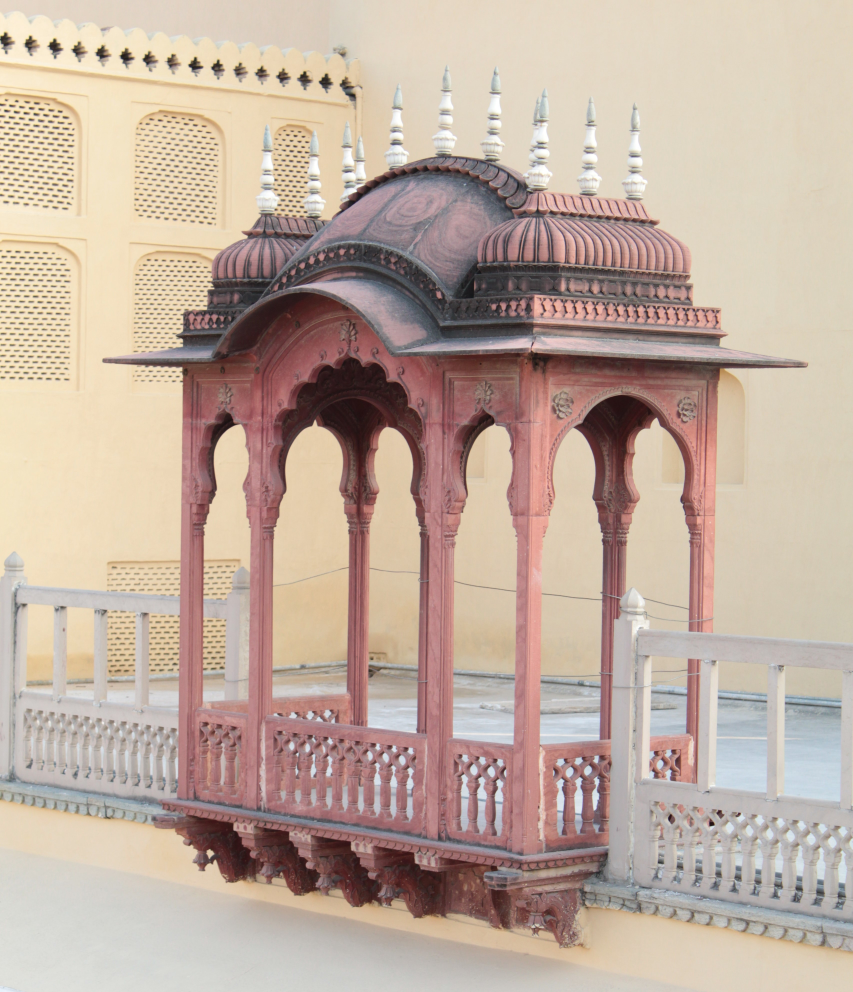
#> input picture images/jaipur-1.jpg, 3412 x 3968 px (shown at 1/4 size)
$ jupyter execute --allow-errors 01_non_contextual_segmentation.ipynb   (shell and % lines are left out)
#> lines starting #> are read from the running program, lines starting #| are printed output that depends on the picture; after the words box and inside, x2 and y2 are one past the last pixel; in counts of white or black regions, pixels touching at a corner belong together
# Non-Contextual Image Segmentation

These set of techniques basically focus on applying a conditional criterion on an image which split the image into two or more segments. The criterion works on one or more global values obtained from the image.

## Simple Thresholding

Let's look at a simple grayscale image to understand how we can apply image thresholding to segment it.

[cell 1]
# importing libraries

import cv2
import numpy as np
import matplotlib.pyplot as plt
import matplotlib.animation as animation
from matplotlib import animation, rc
from IPython.display import HTML, display
from ipywidgets import interact, widgets

[cell 2]
# reading image using opencv

image = cv2.imread('..//images//jaipur-1.jpg')
#> image is the input picture: shape (3968, 3412, 3); mean B, G, R 159.7, 173, 192.3
print('Image matrix shape {}'.format(image.shape))
#| Image matrix shape (3968, 3412, 3)

[cell 3]
image = cv2.cvtColor(image, cv2.COLOR_BGR2RGB)
image_g = cv2.cvtColor(image, cv2.COLOR_BGR2GRAY)
print('Image matrix shape {}'.format(image_g.shape))
#| Image matrix shape (3968, 3412)

#> (a cell that did not finish here is left out)

[cell 5]
# function to perform simple thresholding

def simple_thresholding1(img, thr):

#> called with thr = 150
    img_t = np.where(img >= thr, 255, 0)
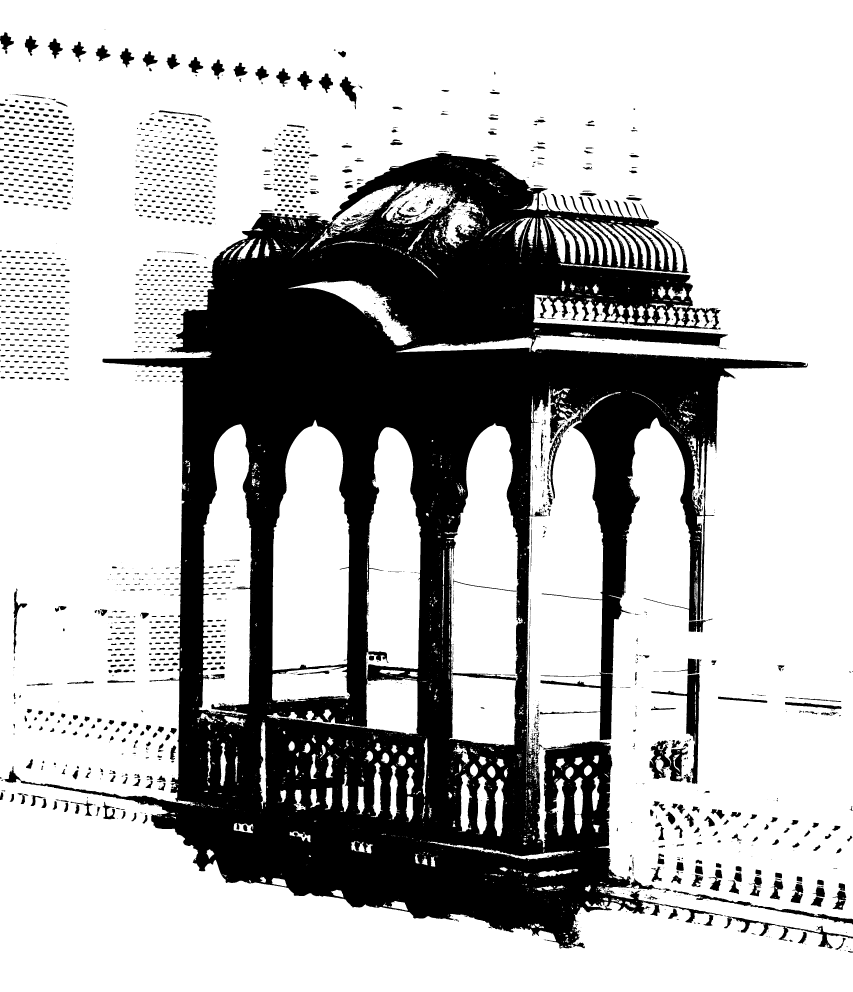
#> img_t: shape (3968, 3412) int64 (shown at 1/4 size); 71.8% white; 2276 black regions (901 under 20 px), largest, box (x1, y1, x2, y2) and area: (83, 612, 3231, 3794) 3514885, (2159, 2690, 2464, 2961) 16284, (2605, 2696, 2799, 3136) 15847
#> (the call stopped at in image_hist, `f, ax = plt.subplots(1, 1, figsize = (20, 5))`: IPython is not available in this run)

    return img_t

[cell 6]
image_th1 = simple_thresholding1(image_g, 150)

#> (the rest of this cell did not finish here and is left out)

[cell 7]
# function to print histogram of an image

def image_hist(img):

    if len(img.shape) == 3:
        f, ax = plt.subplots(1, 3, figsize = (20, 5))
        ax[0].plot(cv2.calcHist([img[:, :, 0]],[0],None,[256],[0,256]), color = 'red')
        ax[1].plot(cv2.calcHist([img[:, :, 0]],[0],None,[256],[0,256]), color = 'green')
        ax[2].plot(cv2.calcHist([img[:, :, 0]],[0],None,[256],[0,256]), color = 'blue')
        plt.show()
    else:
        f, ax = plt.subplots(1, 1, figsize = (20, 5))
        ax.plot(cv2.calcHist([img[:, :]],[0],None,[256],[0,256]), color = 'black')
        plt.show()

# function to perform simple thresholding operation with two threshold values

def simple_thresholding2(img, thr1, thr2):

#> called with thr1 = 160, thr2 = 235
    img_t = np.where(img >= thr2, 255, np.where(img >= thr1, 125, 0))
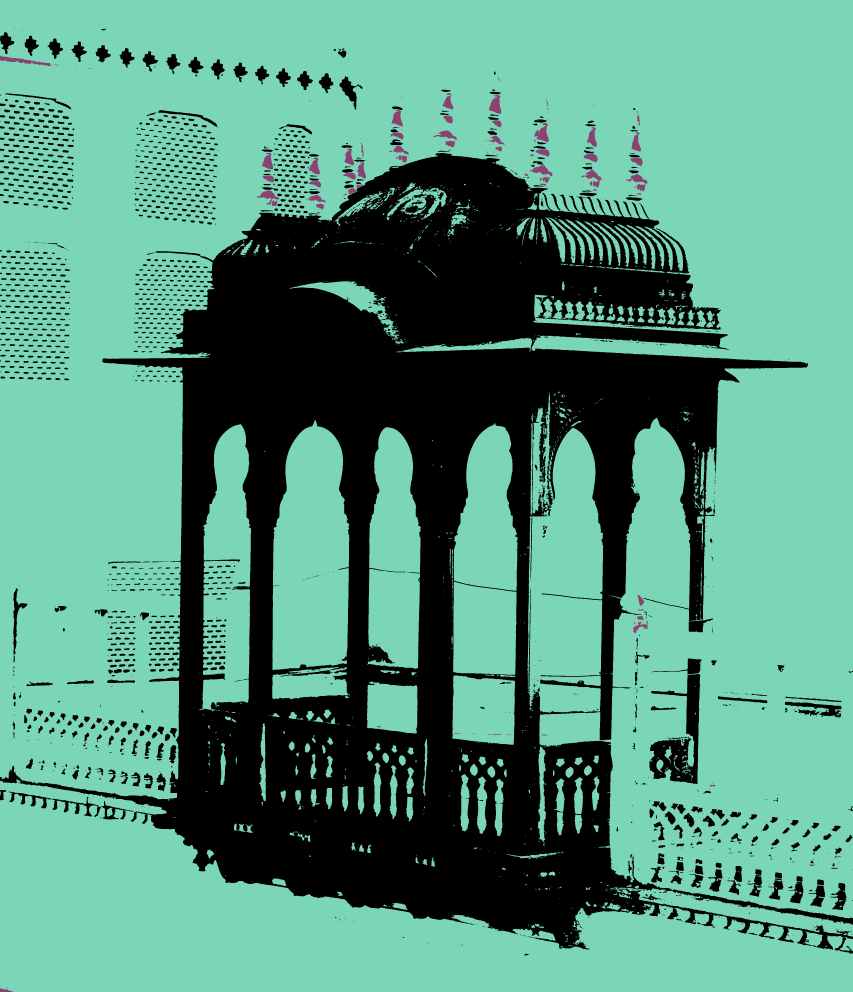
#> img_t: shape (3968, 3412) int64 (shown at 1/4 size); 3 distinct labels, from 0 to 255; one colour per label, 0 black

    return img_t

[cell 8]
image_hist(image_g)

[cell 9]
image_th1 = simple_thresholding2(image_g, 160, 235)
#> (the rest of this cell did not finish here and is left out)

[cell 10]
# [5 lines left out: function plot_thr, not called in this run]

#> (the rest of this cell did not finish here and is left out)

[cell 11]
ret,thresh1 = cv2.threshold(image_g, 160, 235, cv2.THRESH_BINARY)
#> thresh1: shape (3968, 3412); values 0 (black) and 235 (white), 69% white; 2152 black regions (813 under 20 px), largest, box (x1, y1, x2, y2) and area: (0, 612, 3412, 3814) 3850989, (2598, 2695, 2801, 3136) 38672, (33, 3166, 394, 3266) 6595
ret,thresh2 = cv2.threshold(image_g, 160, 235, cv2.THRESH_BINARY_INV)
ret,thresh3 = cv2.threshold(image_g, 160, 235, cv2.THRESH_TRUNC)
ret,thresh4 = cv2.threshold(image_g, 160, 235, cv2.THRESH_TOZERO)
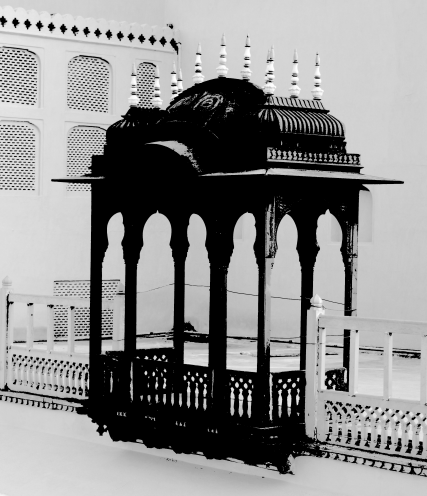
#> thresh4: shape (3968, 3412) (shown at 1/8 size); min 0, max 255, mean 138.4
ret,thresh5 = cv2.threshold(image_g, 160, 235, cv2.THRESH_TOZERO_INV)
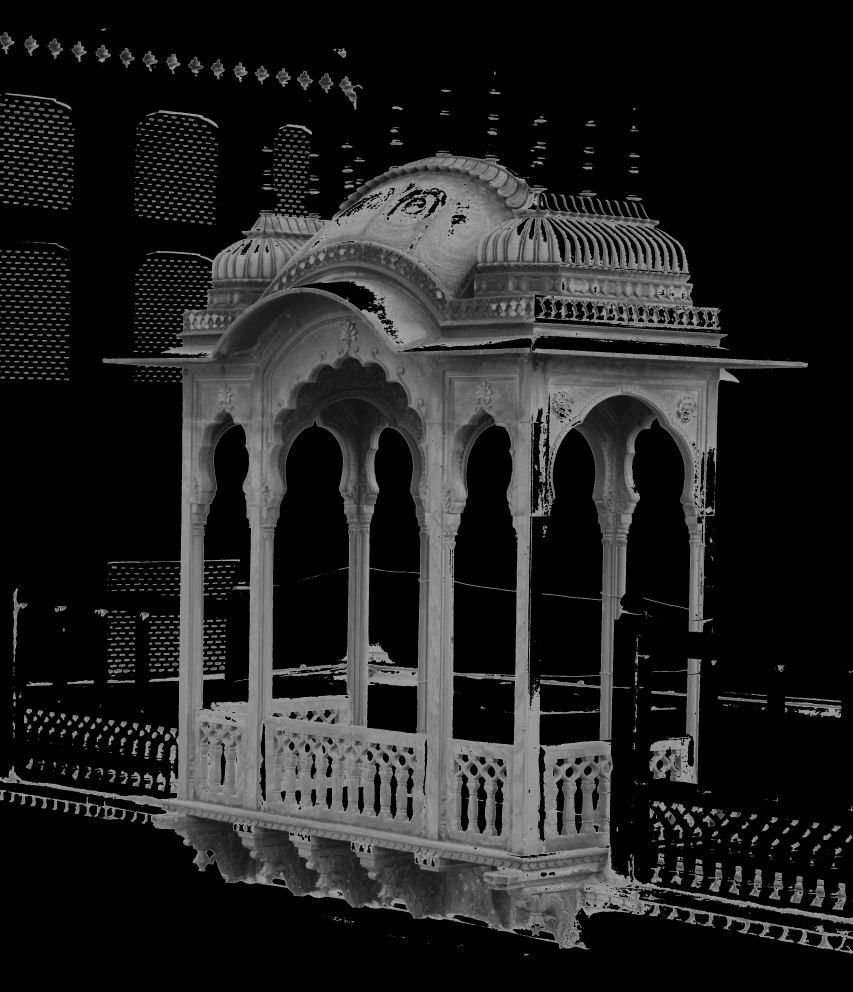
#> thresh5: shape (3968, 3412) (shown at 1/4 size); min 0, max 160, mean 32.8

titles = ['Original Image','BINARY','BINARY_INV','TRUNC','TOZERO','TOZERO_INV']
images = [image, thresh1, thresh2, thresh3, thresh4, thresh5]

#> (the rest of this cell did not finish here and is left out)

[cell 12]
# [10 lines left out: function plot_thr, not called in this run]

#> (the rest of this cell did not finish here and is left out)

# A More Analytical Method To Segment Image using Thresholding

We have seen that different values of threshold yield different results. Thus we need to find out that value of threshold which will yield the best result.

This brings up a point about how should we evaluate which segmented image is better. A criterion to evaluate the quality of segmented images is the __sum of class variances__.

_intra class variance = square of sum of (pixel intensity - mean pixel intensity of the class) / number of pixels in the class_

_sum of intra class variances = sum of (intra class variance) for each class_

Let's write some code to see if we can visualize what we have conceptualized.

## How Does Intra-Class Variance Vary for Different Thresholds

[cell 13]
img_hist = cv2.calcHist([image_g], [0], None, [256], [0,256])
#> img_hist = 256 values, max 453606 at index 211, min 0 at index 0, mean 52886

[cell 14]
def class_variance(hist, lower, upper):

    class_data = hist[lower:upper]
    weight = sum(class_data)/sum(hist)
    intensities = np.arange(lower, upper)
    weighted_sum = class_data.T*intensities.T
    if sum(class_data) == 0:
        mu = 0
        sigma2 = 0
    else:
        mu = sum(weighted_sum[0])/sum(class_data)[0]
        deviations2 = (class_data - mu).T*(class_data - mu).T
        sigma2 = sum((deviations2*intensities.T)[0])/sum(class_data)[0]


    return mu, sigma2

[cell 15]
sigmas = []
n = sum(img_hist)
#> n = [13538816]
for i in range(1, 255):
    _, s1 = class_variance(img_hist, 0, i)
    _, s2 = class_variance(img_hist, i, 256)
    sigma = sum(img_hist[0:i])*s1/n + sum(img_hist[i:256])*s2/n
    sigmas.append(sigma[0])
#> this loop made 254 passes
#> (s1, s2, sigma) on passes 17 to 19: (3425.4, 30447474, [30447454]), (963.8, 30447608.9, [30447454]), (5515, 30448474.6, [30447452])
#> after the loop, sigmas = 254 values, max 30447454 at index 0, min 30443588 at index 149, mean 30445495.6

[cell 16]
plt.plot(sigmas)
#> (this line was passed over: IPython is not available in this run)

[cell 17]
np.argmin(sigmas)
#> Out = 149

$ run again, with images/jaipur-2.jpg copied over images/jaipur-1.jpg
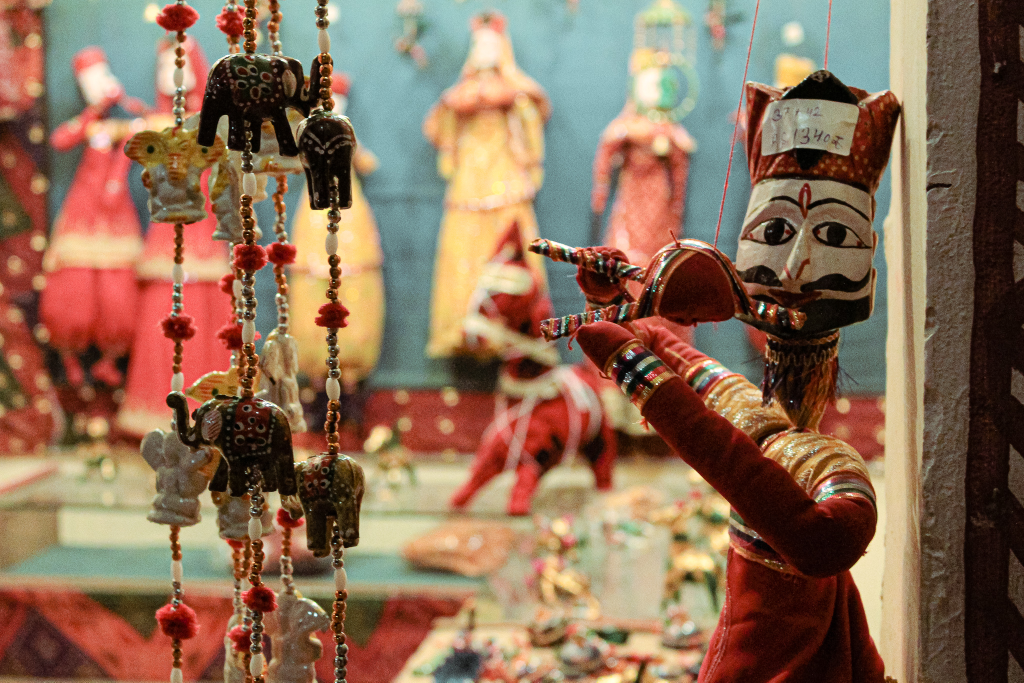
#> input picture images/jaipur-2.jpg, 2048 x 1365 px (shown at 1/2 size)
#> image is the input picture: shape (1365, 2048, 3); mean B, G, R 87.5, 110.1, 140
#| Image matrix shape (1365, 2048, 3)
#| Image matrix shape (1365, 2048)
#> in simple_thresholding1, `img_t = np.where(img >= thr, 255, 0)`:
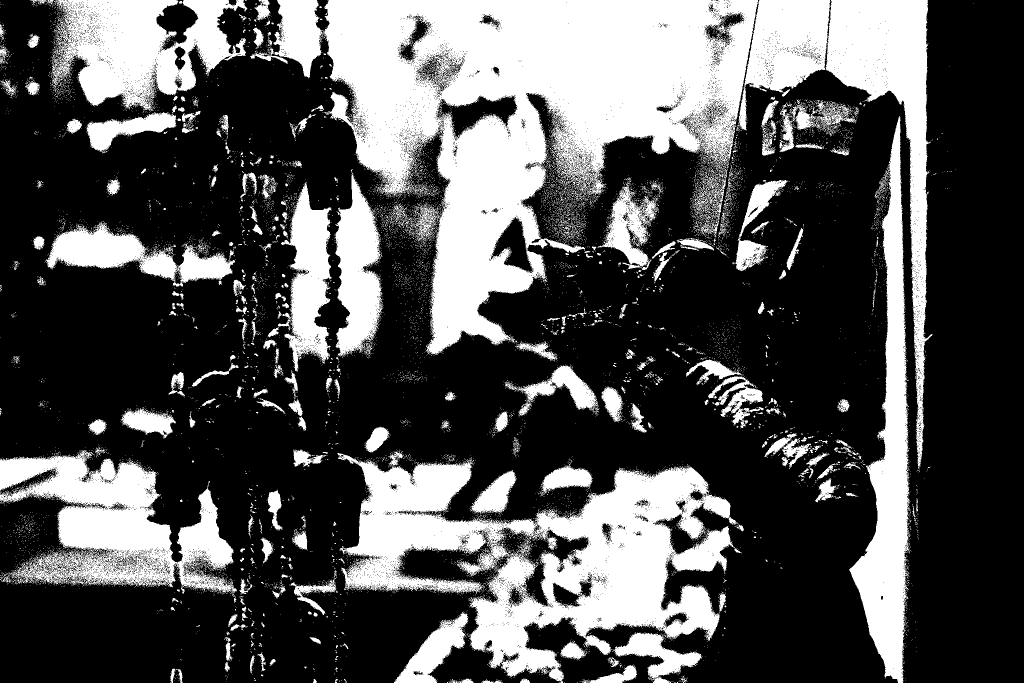
#> img_t: shape (1365, 2048) int64 (shown at 1/2 size); 32.7% white; 11592 white regions (11227 under 20 px), largest, box (x1, y1, x2, y2) and area: (547, 0, 1865, 939) 386682, (675, 906, 1476, 1365) 155675, (0, 900, 474, 1187) 66184
#> thresh1: shape (1365, 2048); values 0 (black) and 235 (white), 27.1% white; 12011 white regions (11651 under 20 px), largest, box (x1, y1, x2, y2) and area: (649, 0, 1516, 708) 259134, (942, 934, 1439, 1352) 78158, (1699, 235, 1818, 1365) 51172
#> `ret,thresh5 = cv2.threshold(image_g, 160, 235, cv2.THRESH_TOZERO_INV)`:
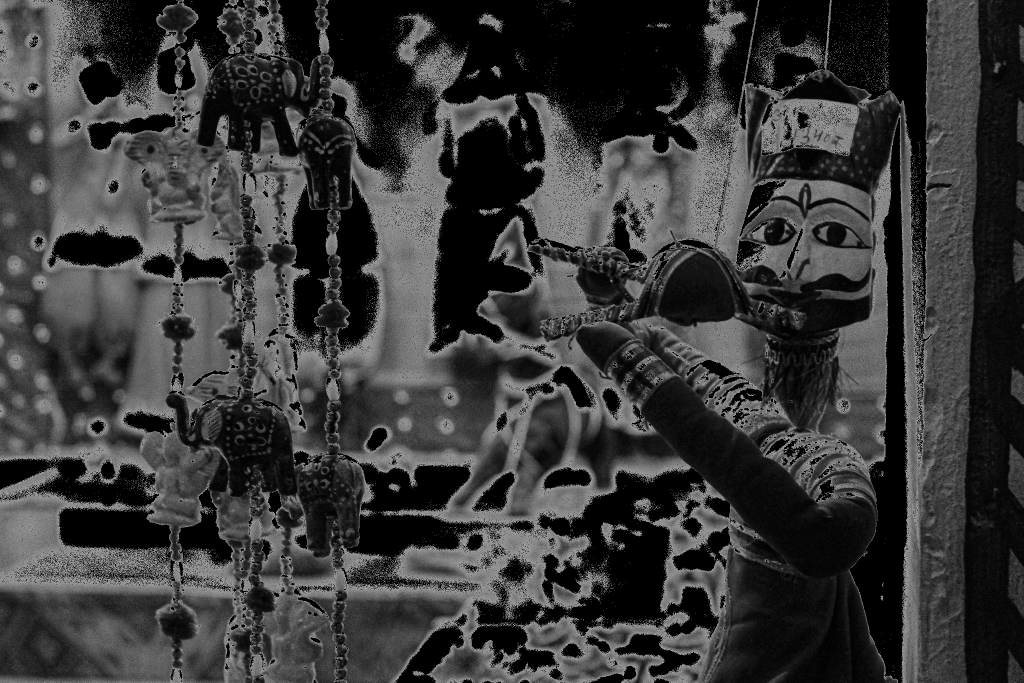
#> thresh5: shape (1365, 2048) (shown at 1/2 size); min 0, max 160, mean 56.6
#> img_hist = 256 values, max 27049 at index 9, min 84 at index 249, mean 10920
#> n = [2795520]
#> the loop `for i in range(1, 255):` made 254 passes
#> (s1, s2, sigma) on passes 10 to 12: (148606.9, 1469863.1, [1392633.9]), (163692.5, 1481689.4, [1392438.1]), (176811.6, 1493206.6, [1392248.8])
#> after the loop `for i in range(1, 255):`: sigmas = 254 values, max 1393899.5 at index 244, min 1387719.9 at index 103, mean 1390398.3
#> Out = 103
